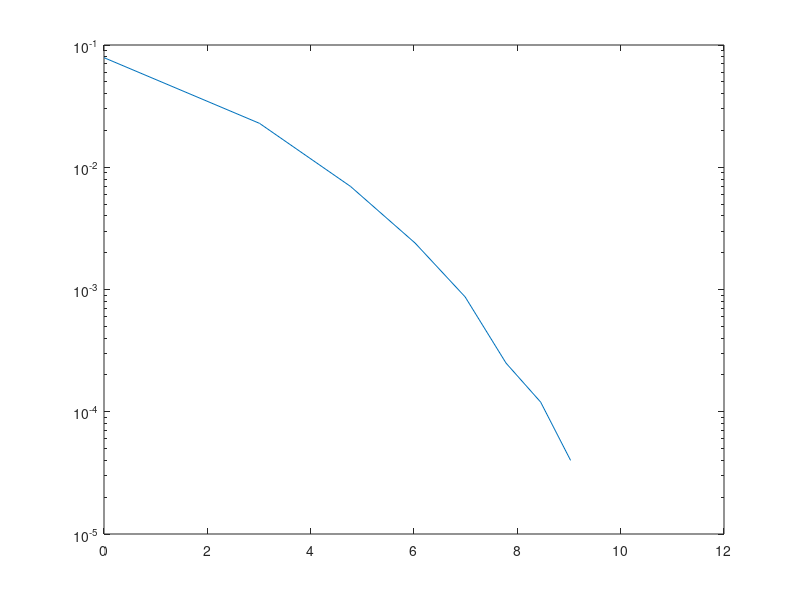
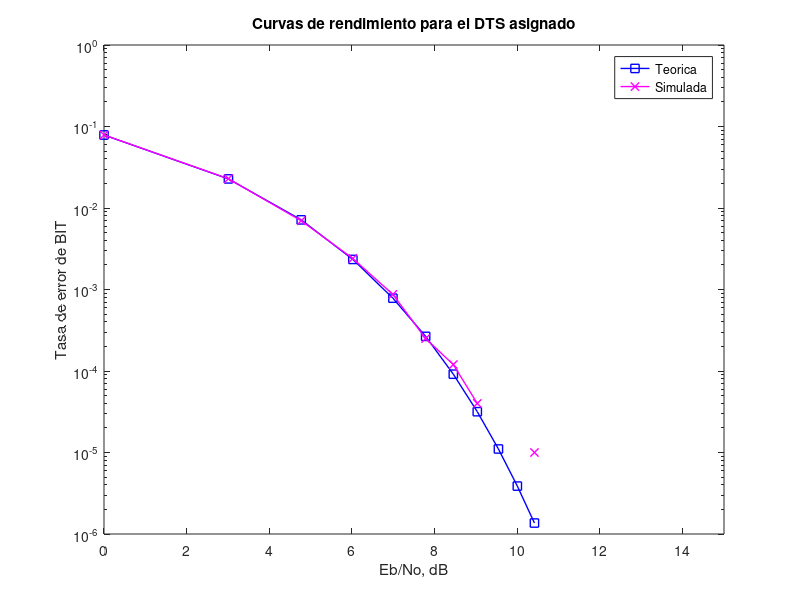

MATLAB code to generate these figures, in order:
%% 
%% Sistema de telecomunicaciones digitales (16QAM Mod/Demod) - Laboratorio de sistemas de telecomunicaciones 2
% *Universidad del Cauca - 2022-2*
% 
% *Entrega 2*
% 
% *Grupo 6 - Nicolás Zambrano y Sandy Suarez*
%% Codificador

%------------------------------INICIO--------------------------------
clear;
tic;
Ro=0.35 ; U=4; L=8; Tf=1;
h1 = rcosfir(Ro, L, U, Tf,'sqrt') ; %Funcion de transferencia del filtro conformador de pulsos
%-------------------CONSTRUCCION DE MENSAJE------------------------
Nb=100000; %número de bits
M=2; %orden de la modulación
Es=1; %Energia promedio de la constelacion
Ns=Nb/log2(M);
R=4
%vector de símbolos que entra al filtro conformador
msg=randsrc(1,Nb,[0 1]); %genera los bits a transmitir
for ind=1:1:11 %Ciclo iterativo para construir grafica de rendimiento

%--------CONSTRUCCION DE LOS SIMBOLOS------------
simbolopsk=msg;
%-----------------MODULACION QAM----------------------
moduladapsk=pskmod(simbolopsk,M);
s=moduladapsk;
%-----------------------------------------------------
%---------------------CDMA-----------------------
%%Codificacion de vectores CDMA
%s=cdmamod(s);
%-----------------------------------------------------
%-----------FILTRO CONFORMADOR DE PULSO---------------
% upsample 
su1=upsample(s,U);
%Agregacion de ceros al final del vector para evitar recorte por transiente
su=[su1 zeros(1,2*L*U)];
%Filtro de transmision
x1=filter(h1,1,su);
%-----------------------------------------------------
%---------------------MODULACION EN PORTADORA---------------------------
fs = U*R;
T = 1/R;
ts = 1/fs;
fc=(1/4)*(fs); %Para cumplir nyquist
t = 0 : ts : (Ns*T-ts)+R;
portadorapsk = sqrt(2)*(x1.*cos(2*pi*fc.*t)-imag(x1).*sin(2*pi*fc.*t)); % Traslacion en frecuencia
%-----------------------------------------------------
%---------------------RUIDO---------------------------
%varianza=0;
ebno=1*ind; %EbNo en veces
varianza=Es/(2*log2(M)*ebno);%determina la varianza de ruido
%Z=sigma*randn(1,length(S1)); %forma para dimensionar correctamente el ruido que se introduce al sistema 
ruidopsk=portadorapsk+sqrt(varianza)*randn(1,length(portadorapsk));
%snr=1.9;%Cambia la snr de la señal y el ruido (es funcion de la varianza)
%ruidoqam=awgn(moduladaqam,snr);
x1=ruidopsk;
x=x1;
%----------------------------------------
%-----------DEMODULACION EN PORTADORA----------------
Ts = 1/fs;
Y=x;
%t = 0 : Ts : Ts*(Ns-1);  
Y_real = sqrt(2)*Y.*cos(2*pi*fc.*t);    
Y_imag = -sqrt(2)*Y.*sin(2*pi*fc.*t);
y = (Y_real + 1i*Y_imag);
%y=Y_real;
x1=y;
%----------------------------------------
%------------FILTRO CONFORMADOR DE PULSO (FILTRO ACOPLADO)---------------
%Filtro de recepcion
x1=filter(h1,1,x1);
x1=x1(2*L*U+1:end);%Recorte del vector
s1=downsample(x1, U);
%s1=round(s1);
ruidopsk=s1;
%figure,
%plot(x1)
%-----------------------------------------------------

%------------------DECODIFICACION CDMA-----------------------
%%Deodificacion de vectores CDMA
%ruidopsk=cdmademod(ruidopsk);
%-----------------------------------------------------
%-----------DEMODULACION QAM--------------
%demodqam=qamdemod(ruidoqam,16);%Desicion QAM
senalentrada=ruidopsk;
for i=1:1:length(senalentrada)
    if real(senalentrada(i))<=0
        funsimb(i)=1;
    elseif real(senalentrada(i))>0
        funsimb(i)=-1;
    end
end
demodpsk=funsimb;
%-----------------------------------------------------
%-----------DECODIFICACION DE SIMBOLOS--------------
for i=1:1:length(demodpsk)%Decodificacion Simbolos Gray
    if demodpsk(i)==-1
        bitpsk(i)=0;
    elseif demodpsk(i)==1
        bitpsk(i)=1;
    end
end
%------------------DETECCION DE ERRORES DE TRANSMISION----------------------
ser=nnz(~(bitpsk == simbolopsk));
vser(ind)=ser;
%teober(ind)=((3/8)*erfc(sqrt((4/10)*ebno)));
teober(ind)=((1/2)*erfc(sqrt(ebno)));
ebnodb(ind)=10*log10(ebno);
end
tiemposimulacion=toc
vber=(vser./(Ns))*(1/log2(M));%BER(casi igual a)SER debido a codificacion gray
%-----------------------GRAFICA DE RENDIMIENTO-----------------------
semilogy(ebnodb,vber)
close all; figure
semilogy(ebnodb,teober,'bs-','LineWidth',1);
hold on
semilogy(ebnodb,vber,'mx-','LineWidth',1);
axis([0 15 10^-6 1])
grid off
legend('Teorica', 'Simulada');
xlabel('Eb/No, dB')
ylabel('Tasa de error de BIT')
title('Curvas de rendimiento para el DTS asignado')
%--------------------------------FIN----------------------------------